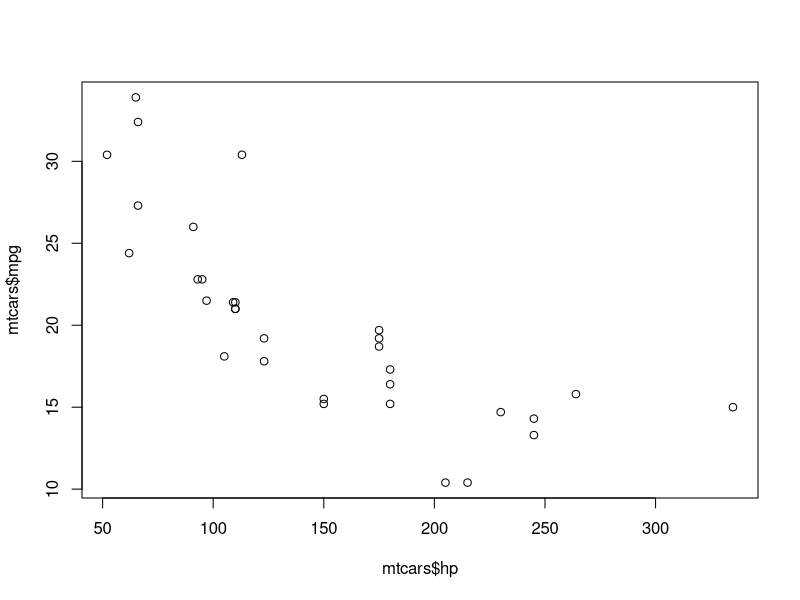
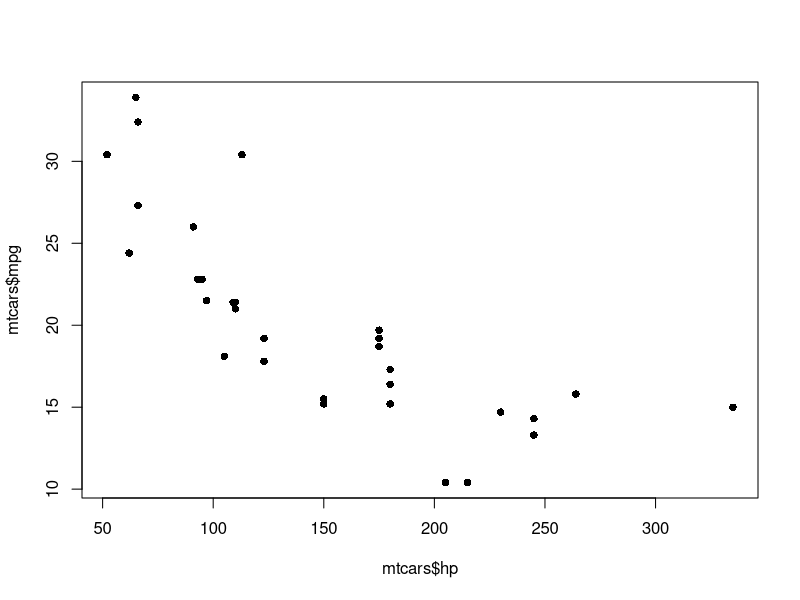

Reproduce these figures in R, in order.
## Correlation
cor(mtcars$mpg, mtcars$hp)
cor(mtcars$mpg, mtcars$wt)

plot(mtcars$hp, mtcars$mpg)
plot(mtcars$hp, mtcars$mpg, pch = 16)

cor(mtcars[ , c("mpg", "wt", "hp")])

## dplyr (tidyverse)
library(dplyr)
mtcars %>%
  select(mpg, wt, hp) %>%
  cor()

# compute correlation (r) and significance test
cor(mtcars$mpg, mtcars$hp)
cor.test(mtcars$mpg, mtcars$hp)

## Linear Regression
# mpg = f(hp)
lmFit <- lm(mpg ~ hp, data = mtcars)
summary(lmFit)

# prediction
lmFit$coefficients
lmFit$coefficients[[1]] + lmFit$coefficients[[2]]*200


new_cars <- data.frame(
  hp = c(250, 320, 400, 410, 450)
)

## predict
new_cars$mpg_pred <- predict(lmFit, newdata = new_cars)
new_cars

# remove column
new_cars$mpg_pred <- NULL

summary(new_cars$hp)

## Root Mean Square Error (RMSE)
## Multiple Linear Regression
## mpg = f(hp, wt, am) 
## mpg = intercept + b0*hp + b1*wt + b2*am
lmFit_V2 <- lm(mpg ~ hp + wt + am, data = mtcars)

coefs <- coef(lmFit_V2)
coefs[[1]] + coefs[[2]]*200 + coefs[[3]]*3.5 + coefs[[4]]*1

## Build Full Model
lmFit_Full <- lm(mpg ~ ., data = mtcars)

mtcars$predicted <- predict(lmFit_Full)
head(mtcars)

## Train  RMSE
squared_error <- (mtcars$mpg - mtcars$predicted)**2
(rmse <- sqrt(mean(squared_error)))


## Split Data
set.seed(42)
n <- nrow(mtcars)
id <- sample(1:n, size = n*0.8)
train_data <- mtcars[id, ]
test_data <- mtcars[-id, ]

## Train Model
model1 <- lm(mpg ~ hp + wt, data = train_data)
p_train <- predict(model1)
error_train <- train_data$mpg - p_train
(rmse_train <- sqrt(mean( (error_train) ** 2)))

## Test Model
p_test <- predict(model1, newdata = test_data)
error_test <- test_data$mpg - p_test
(rmse_test <- sqrt(mean( error_test ** 2 )))

## Print Result
paste("RMSE Train:", rmse_train)
cat("RMSE Train:", rmse_train, "\n") # \n คือ การขึ้นบรรทัดใหม่
cat("RMSE Train:", rmse_train)

cat("RMSE Train:", rmse_train, 
    "\nRMSE Test:", rmse_test)

